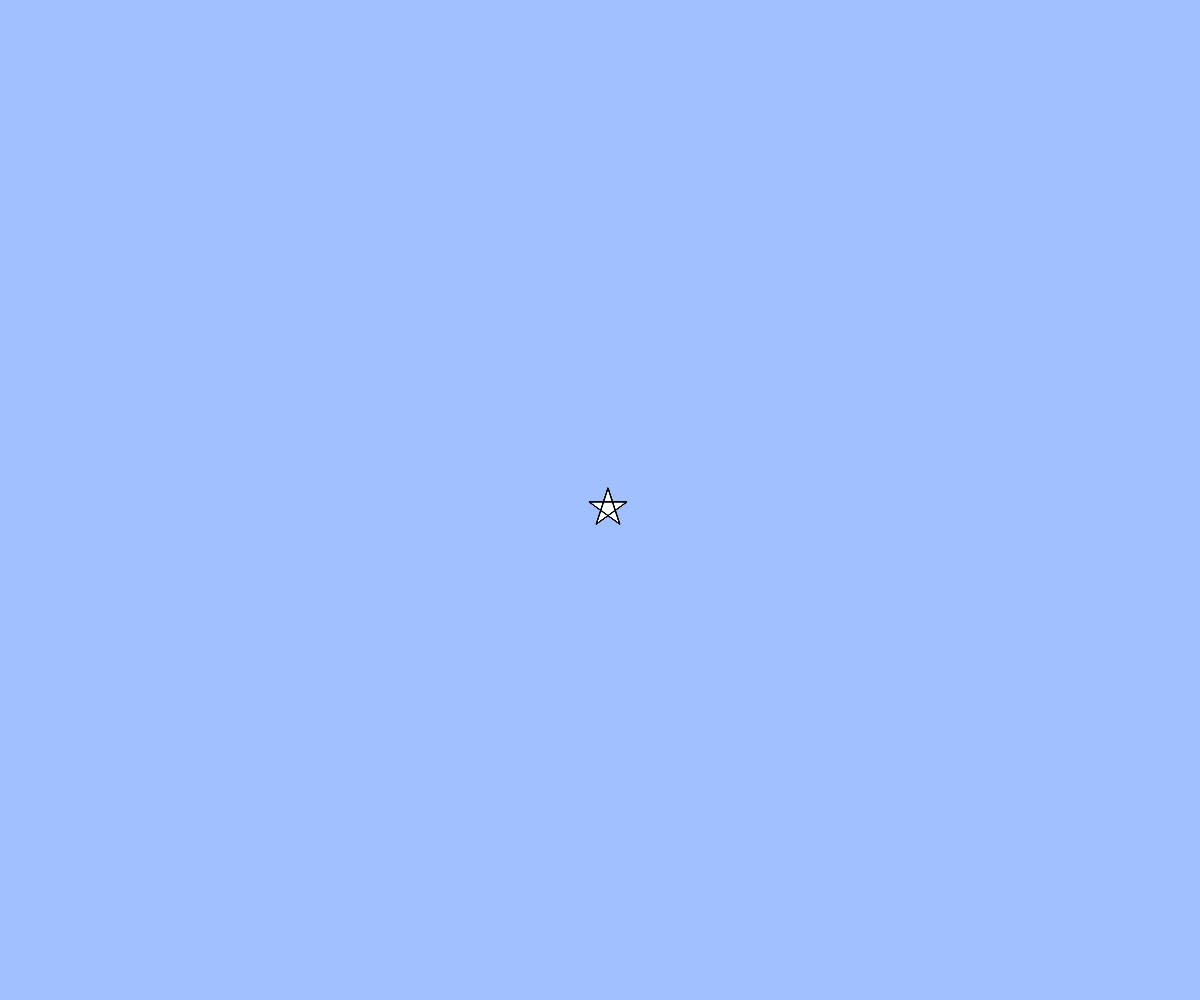
Frame 1 (no input)
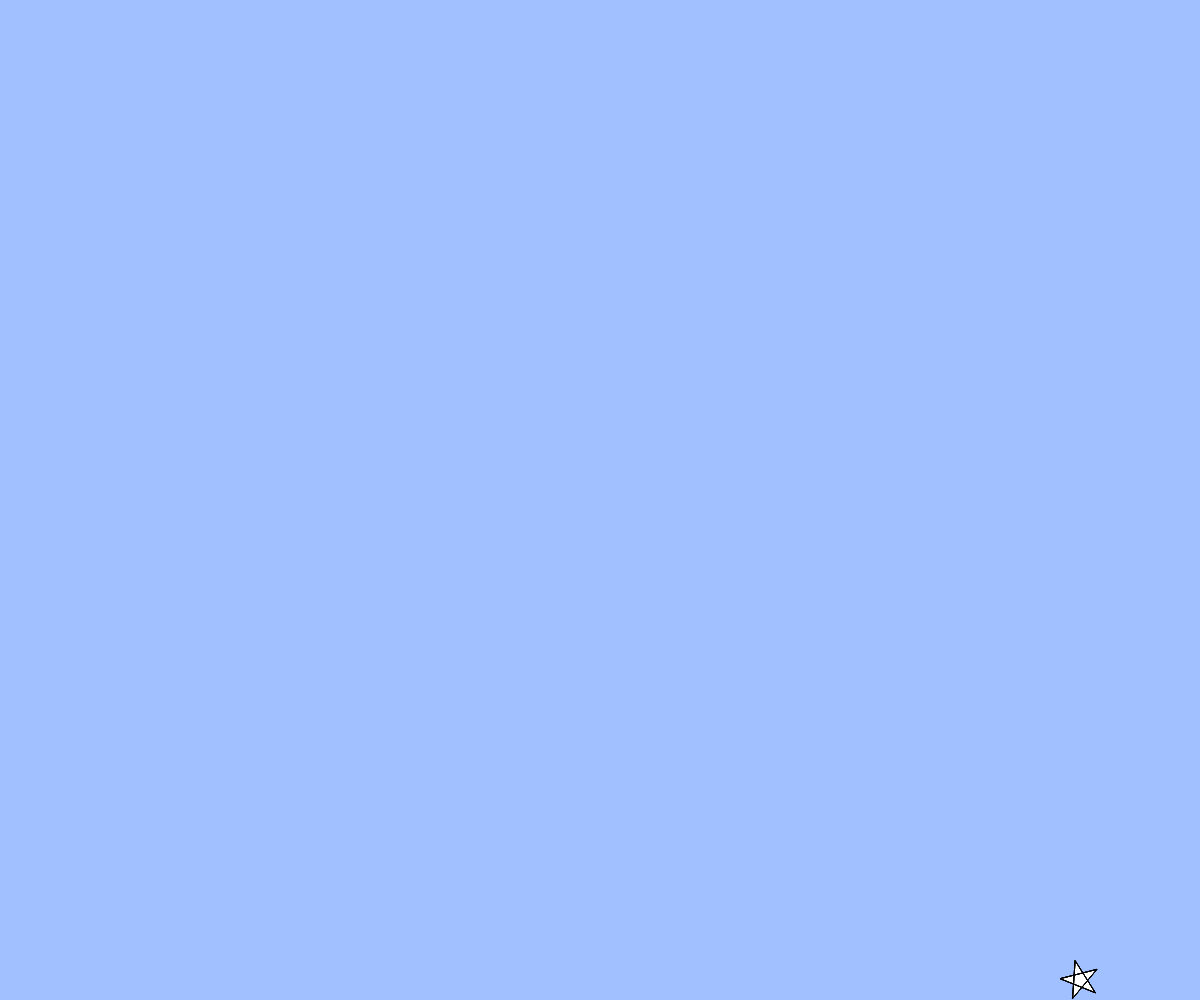
Frame 60 (no input)
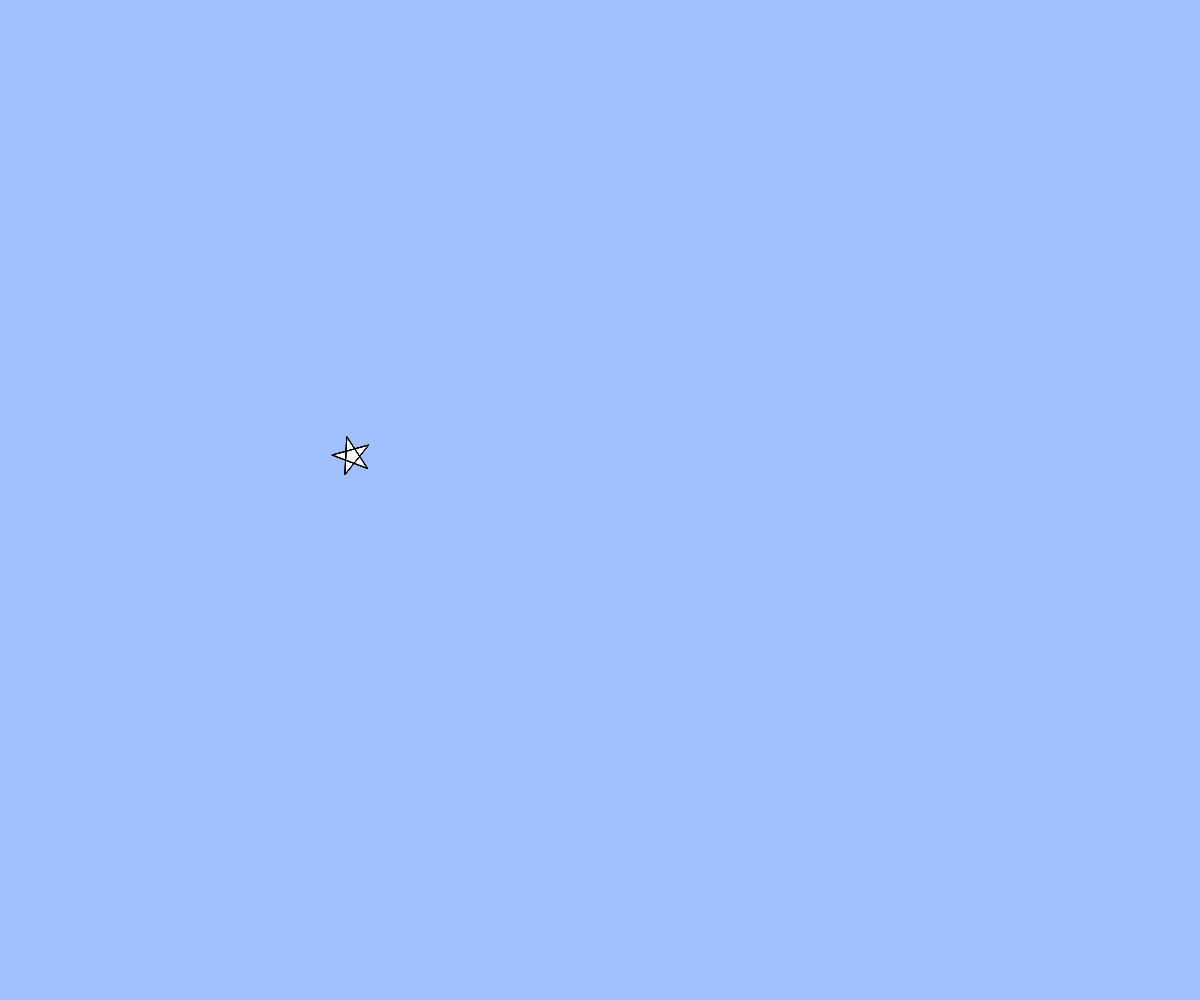
Frame 120 (the mouse pressed at the canvas centre since frame 60)

The p5.js sketch that drew these frames (run headless with seeded random() and noise() and a simulated clock; from frame 60 on, the mouse is pressed at the canvas centre):

// p5.js sketch
// ── sketch.js
// テキスト「アニメーション」
let x, y, vx, vy, angle;

function setup(){
  createCanvas(windowWidth, windowHeight);
  x = width / 2;
  y = height / 2;
  vx = 8;
  vy = 8;
  angle=0
}

function draw(){
  background(160, 192, 255);
  // BLANK[2] (hint: 作った star 関数を使います)
  star(x+=vx,y+=vy,20,angle)
  // 端の処理パターン (1) 反対側から出てくる
  if(x > width){ x = 0; }
  else if(x < 0){ x = width; }
  if(y > height){ y = 0; }
  if(y < 0){ y = height; }
  angle+=4
}

function star(cx, cy, r, angle){
  beginShape();
  for(var i = 0; i < 20; i++){
    var theta = TWO_PI * i * 2 / 5 - HALF_PI+angle;
    // BLANK[1] (hint: angle 分だけ星を回転させるには？)
    var x = cx + cos(theta) * r;
    var y = cy + sin(theta) * r;
    vertex(x,y);
  }
  endShape(CLOSE);
}

function windowResized(){
  resizeCanvas(windowWidth, windowHeight);
}
